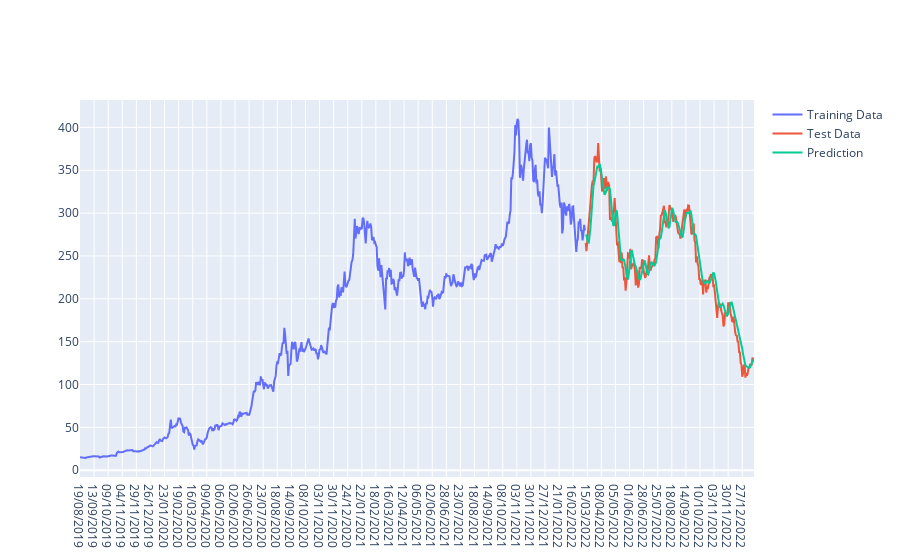

Source (notebook cell):
### Code cell
fig = go.Figure()
fig.add_trace(go.Scatter(x=train_df.index,y=train_df['Close'],
                    mode='lines',
                    name='Training Data'))
fig.add_trace(go.Scatter(x=test_df.index,y=test_df['Close'],
                    mode='lines',
                    name='Test Data'))
fig.add_trace(go.Scatter(x=test_df.index,y=test_df['Predictions'],
                    mode='lines',
                    name='Prediction'))

### Figure 1 — Plotly figure (JSON) as saved in the notebook; plotly's stock layout.template omitted (floating-point values rounded to 4 significant figures; data arrays with more than 128 entries replaced by an {"elided": "..."} marker saying what was removed)
{"data": [{"mode": "lines", "name": "Training Data", "type": "scatter", "x": {"elided": "646 str values"}, "y": {"elided": "646 float values"}}, {"mode": "lines", "name": "Test Data", "type": "scatter", "x": {"elided": "216 str values"}, "y": {"elided": "216 float values"}}, {"mode": "lines", "name": "Prediction", "type": "scatter", "x": {"elided": "216 str values"}, "y": {"elided": "216 float values"}}], "layout": {"autosize": true, "xaxis": {"autorange": true, "range": [0, 861], "type": "category"}, "yaxis": {"autorange": true, "range": [-7.9, 432.0], "type": "linear"}}}
